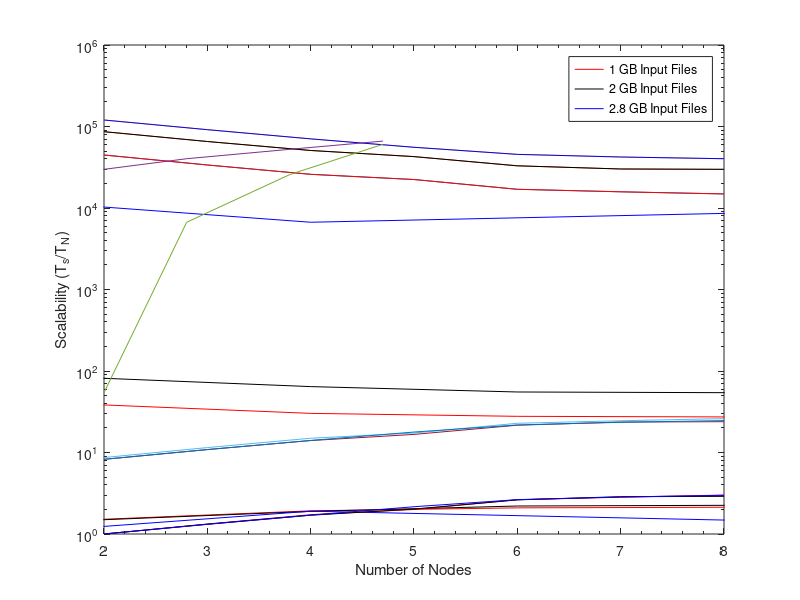

Write MATLAB code to recreate this figure.
%% Map Reduce times per file size
%gb1 = [44.206261 24.344702 14.993695 13.794354 13.214474 20.539711 19.611258];
gb1 = [58.179223 38.344702 30.209526 27.794354 27.320309 34.539711 33.611258];
%           1      2         4           6         8                  16
%gb2 = [93.469804 51.395925 31.426143 29.283976 29.02236 37.409714 41.858639];
gb2 = [121.903450 81.395925 64.357541 55.283976 54.217165 61.409714 66.751160]

%gb2_8= [8234.86493 2106.017669 4120.272176 5987.08495];
gb2_8 = [12731.958691 6686.974704 8586.499522 10489.991414]
threadNum = [1 2 4 6 8 12 16];
threadNum1 = [1 4 8 16];
plot(threadNum, gb1, threadNum, gb2)
xlabel('Number of Threads')
ylabel('Time (s)')
legend('1 GB Input Files', '2 GB Input Files')

%% Map Reduce times per file size in a Log scale 
threadNum1 = [1 4 8 16];
loglog(threadNum, gb1, 'r')
hold on 
loglog(threadNum, gb2, 'k')
hold on 
loglog(threadNum1, gb2_8, 'b')
xlim([1 16])
xlabel('Number of Threads')
ylabel('Time (s)')
legend('1 GB Input Files', '2 GB Input Files', '2.8 GB Input Files')
set(gca,'XScale','linear','YScale','log')

% For this, once the graph has been made, change the x-axis to a linear
% scale
%% Map Reduce Speedup graphs

speedupFile1 = gb1(1) ./ gb1;
speedupFile2 = gb2(1) ./ gb2;
speedupFile3 = gb2_8(1) ./ gb2_8;

threadNum1 = [1 4 8 16];
plot(threadNum, speedupFile1, 'r')
hold on 
plot(threadNum, speedupFile2, 'k')
hold on 
plot(threadNum1, speedupFile3, 'b')
xlim([2 16])
xlabel('Number of Threads')
ylabel('Speedup (T_1/T_N)')
legend('1 GB Input Files', '2 GB Input Files', '2.8 GB Input Files')

%% Hybrid times per file size
gb1 = [44699.273660 33726.023210 25900.586940 22358.448720 16967.617330 15804.263070 14879.622630];
%           2      3         4           5         6           7        8
gb2 = [86398.547330 65452.046420 50801.173890 42716.897430 32935.234660 30108.526410 29821.245250];

gb2_8 = [120157.96630 91432.864980 70521.64344 55603.656410 45509.328520 42251.936590 40248.743350];
node_num = [2 3 4 5 6 7 8];
plot(node_num, gb1, node_num, gb2, node_num, gb2_8)
xlabel('Number of Nodes')
ylabel('Time (s)')
legend('1 GB Input Files', '2 GB Input Files', '2.8 GB Input Files')

%% Hybrid times per file size in a Log scale 
node_num1 = [2 3 4 5 6 7 8];
loglog(node_num, gb1, 'r')
hold on 
loglog(node_num, gb2, 'k')
hold on 
loglog(node_num1, gb2_8, 'b')
xlim([2 8])
xlabel('Number of Nodes')
ylabel('Time (s)')
legend('1 GB Input Files', '2 GB Input Files', '2.8 GB Input Files')
set(gca,'XScale','linear','YScale','log')

% For this, once the graph has been made, change the x-axis to a linear
% scale
%% Hybrid Speedup graphs

speedupFile1 = gb1(1) ./ gb1;
speedupFile2 = gb2(1) ./ gb2;
speedupFile3 = gb2_8(1) ./ gb2_8;

node_num1 = [2 3 4 5 6 7 8];
plot(node_num, speedupFile1, 'r')
hold on 
plot(node_num, speedupFile2, 'k')
hold on 
plot(node_num1, speedupFile3, 'b')
xlim([2 8])
xlabel('Number of Nodes')
ylabel('Speedup (T_1/T_N)')
legend('1 GB Input Files', '2 GB Input Files', '2.8 GB Input Files')

%% Comparison
Hybrid = [14879.622630 29821.245250 40248.743350 52541.56599 66237.22636];

MapReduce = [27.320309 54.217165 6686.974704 25786.847294 60487.95392];

fileSize = [1 2 2.8 3.8 4.7];

plot(fileSize, Hybrid, fileSize, MapReduce)
xlabel('File size (GB)')
ylabel('Time (s)')
legend('Hybrid Solution', 'MapReduce Solution')

%% Scalability plot

serialTime1 = 387594.1888;
serialTime2 = 712188.3784;
serialTime2_8 = 991263.7304;
gb1 = [44699.273660 33726.023210 25900.586940 22358.448720 16967.617330 15804.263070 14879.622630];
%           2      3         4           5         6           7        8
gb2 = [86398.547330 65452.046420 50801.173890 42716.897430 32935.234660 30108.526410 29821.245250];

gb2_8 = [120157.96630 91432.864980 70521.64344 55603.656410 45509.328520 42251.936590 40248.743350];

scalability1 = serialTime1 ./ gb1;
scalability2 = serialTime2 ./ gb2;
scalability2_8 = serialTime2_8 ./ gb2_8;
node_num1 = [2 3 4 5 6 7 8];
plot(node_num1, scalability1, node_num1, scalability2,node_num1, scalability2_8)
xlabel('Number of Nodes')
ylabel('Scalability (T_s/T_N)')
legend('1 GB Input Files', '2 GB Input Files', '2.8 GB Input Files')